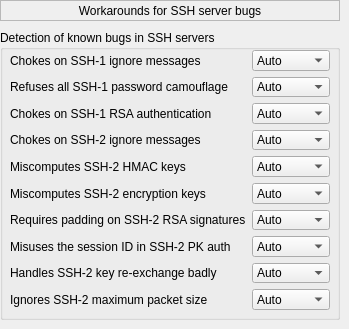
   <widget class="QWidget" name="page_25">
    <widget class="QLabel" name="label_116">
     <property name="geometry">
      <rect>
       <x>0</x>
       <y>0</y>
       <width>340</width>
       <height>21</height>
      </rect>
     </property>
     <property name="frameShape">
      <enum>QFrame::StyledPanel</enum>
     </property>
     <property name="text">
      <string>Workarounds for SSH server bugs</string>
     </property>
     <property name="alignment">
      <set>Qt::AlignCenter</set>
     </property>
    </widget>
    <widget class="QGroupBox" name="groupBox_54">
     <property name="geometry">
      <rect>
       <x>0</x>
       <y>30</y>
       <width>340</width>
       <height>290</height>
      </rect>
     </property>
     <property name="title">
      <string>Detection of known bugs in SSH servers</string>
     </property>
     <widget class="QWidget" name="">
      <property name="geometry">
       <rect>
        <x>10</x>
        <y>20</y>
        <width>320</width>
        <height>260</height>
       </rect>
      </property>
      <layout class="QFormLayout" name="formLayout_5">
       <item row="0" column="0">
        <widget class="QLabel" name="label_117">
         <property name="text">
          <string>Chokes on SSH-1 ignore messages</string>
         </property>
        </widget>
       </item>
       <item row="0" column="1">
        <widget class="QComboBox" name="comboBox_4">
         <item>
          <property name="text">
           <string>Auto</string>
          </property>
         </item>
         <item>
          <property name="text">
           <string>Off</string>
          </property>
         </item>
         <item>
          <property name="text">
           <string>On</string>
          </property>
         </item>
        </widget>
       </item>
       <item row="1" column="0">
        <widget class="QLabel" name="label_118">
         <property name="text">
          <string>Refuses all SSH-1 password camouflage</string>
         </property>
        </widget>
       </item>
       <item row="1" column="1">
        <widget class="QComboBox" name="comboBox_5">
         <item>
          <property name="text">
           <string>Auto</string>
          </property>
         </item>
         <item>
          <property name="text">
           <string>Off</string>
          </property>
         </item>
         <item>
          <property name="text">
           <string>On</string>
          </property>
         </item>
        </widget>
       </item>
       <item row="2" column="0">
        <widget class="QLabel" name="label_119">
         <property name="text">
          <string>Chokes on SSH-1 RSA authentication</string>
         </property>
        </widget>
       </item>
       <item row="2" column="1">
        <widget class="QComboBox" name="comboBox_6">
         <item>
          <property name="text">
           <string>Auto</string>
          </property>
         </item>
         <item>
          <property name="text">
           <string>Off</string>
          </property>
         </item>
         <item>
          <property name="text">
           <string>On</string>
          </property>
         </item>
        </widget>
       </item>
       <item row="3" column="0">
        <widget class="QLabel" name="label_120">
         <property name="text">
          <string>Chokes on SSH-2 ignore messages</string>
         </property>
        </widget>
       </item>
       <item row="3" column="1">
        <widget class="QComboBox" name="comboBox_7">
         <item>
          <property name="text">
           <string>Auto</string>
          </property>
         </item>
         <item>
          <property name="text">
           <string>Off</string>
          </property>
         </item>
         <item>
          <property name="text">
           <string>On</string>
          </property>
         </item>
        </widget>
       </item>
       <item row="4" column="0">
        <widget class="QLabel" name="label_121">
         <property name="text">
          <string>Miscomputes SSH-2 HMAC keys</string>
         </property>
        </widget>
       </item>
       <item row="4" column="1">
        <widget class="QComboBox" name="comboBox_8">
         <item>
          <property name="text">
           <string>Auto</string>
          </property>
         </item>
         <item>
          <property name="text">
           <string>Off</string>
          </property>
         </item>
         <item>
          <property name="text">
           <string>On</string>
          </property>
         </item>
        </widget>
       </item>
       <item row="5" column="0">
        <widget class="QLabel" name="label_122">
         <property name="text">
          <string>Miscomputes SSH-2 encryption keys</string>
         </property>
        </widget>
       </item>
       <item row="5" column="1">
        <widget class="QComboBox" name="comboBox_9">
         <item>
          <property name="text">
           <string>Auto</string>
          </property>
         </item>
         <item>
          <property name="text">
           <string>Off</string>
          </property>
         </item>
         <item>
          <property name="text">
           <string>On</string>
          </property>
         </item>
        </widget>
       </item>
       <item row="6" column="0">
        <widget class="QLabel" name="label_123">
         <property name="text">
          <string>Requires padding on SSH-2 RSA signatures</string>
         </property>
        </widget>
       </item>
       <item row="6" column="1">
        <widget class="QComboBox" name="comboBox_10">
         <item>
          <property name="text">
           <string>Auto</string>
          </property>
         </item>
         <item>
          <property name="text">
           <string>Off</string>
          </property>
         </item>
         <item>
          <property name="text">
           <string>On</string>
          </property>
         </item>
        </widget>
       </item>
       <item row="7" column="0">
        <widget class="QLabel" name="label_124">
         <property name="text">
          <string>Misuses the session ID in SSH-2 PK auth</string>
         </property>
        </widget>
       </item>
       <item row="7" column="1">
        <widget class="QComboBox" name="comboBox_11">
         <item>
          <property name="text">
           <string>Auto</string>
          </property>
         </item>
         <item>
          <property name="text">
           <string>Off</string>
          </property>
         </item>
         <item>
          <property name="text">
           <string>On</string>
          </property>
         </item>
        </widget>
       </item>
       <item row="8" column="0">
        <widget class="QLabel" name="label_125">
         <property name="text">
          <string>Handles SSH-2 key re-exchange badly</string>
         </property>
        </widget>
       </item>
       <item row="8" column="1">
        <widget class="QComboBox" name="comboBox_12">
         <item>
          <property name="text">
           <string>Auto</string>
          </property>
         </item>
         <item>
          <property name="text">
           <string>Off</string>
          </property>
         </item>
         <item>
          <property name="text">
           <string>On</string>
          </property>
         </item>
        </widget>
       </item>
       <item row="9" column="0">
        <widget class="QLabel" name="label_126">
         <property name="text">
          <string>Ignores SSH-2 maximum packet size</string>
         </property>
        </widget>
       </item>
       <item row="9" column="1">
        <widget class="QComboBox" name="comboBox_13">
         <item>
          <property name="text">
           <string>Auto</string>
          </property>
         </item>
         <item>
          <property name="text">
           <string>Off</string>
          </property>
         </item>
         <item>
          <property name="text">
           <string>On</string>
          </property>
         </item>
        </widget>
       </item>
      </layout>
     </widget>
    </widget>
   </widget>
